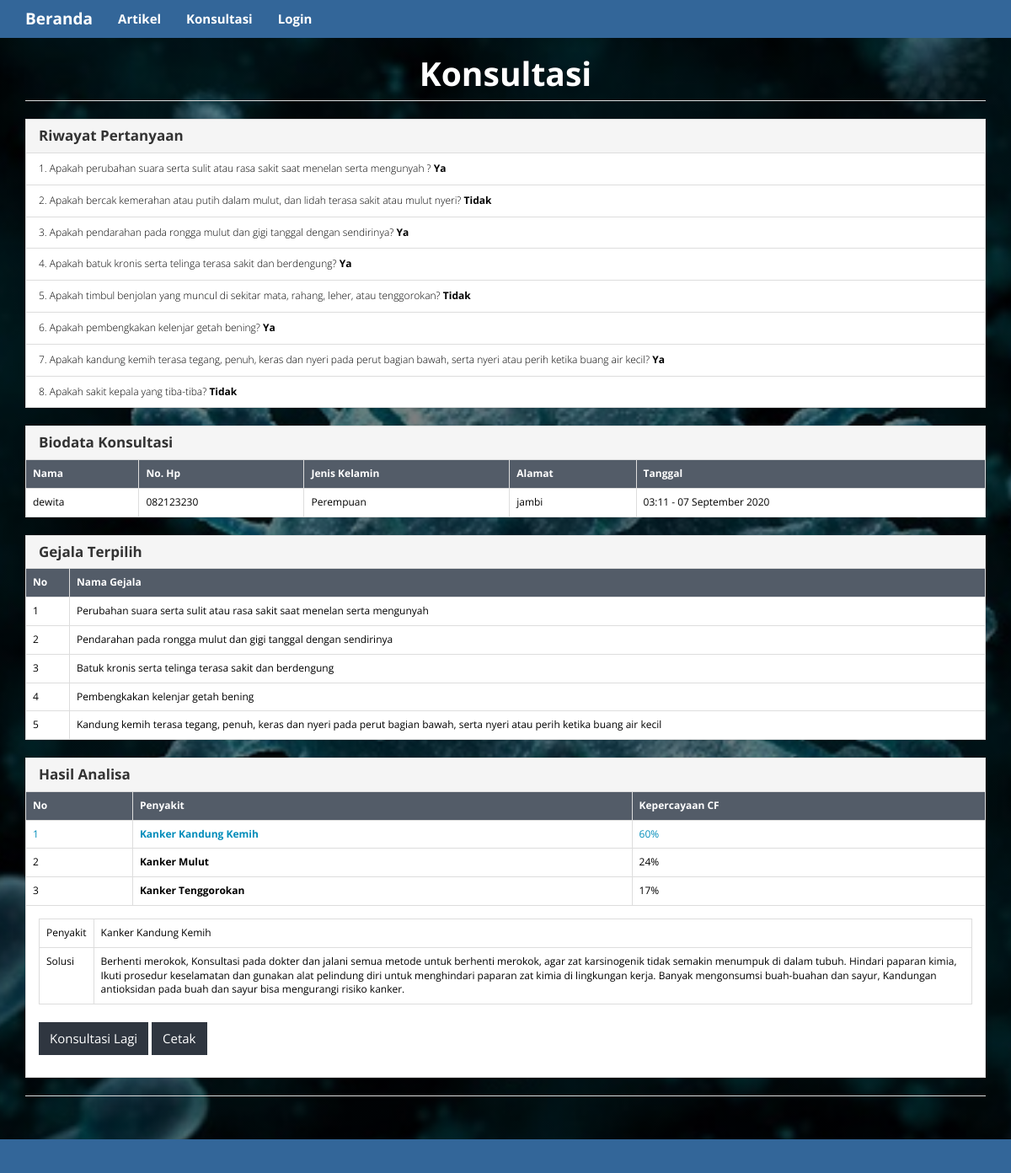
The page /index.php?m=konsultasi&success=1 on the database its author committed.
### tables this page shows
CREATE TABLE `tb_konsultasi` (
  `ID` int(11) NOT NULL,
  `kode_gejala` varchar(16) DEFAULT NULL,
  `jawaban` varchar(6) DEFAULT 'Tidak'
);

CREATE TABLE `tb_gejala` (
  `kode_gejala` varchar(16) NOT NULL,
  `nama_gejala` varchar(255) DEFAULT NULL,
  `keterangan` text
);

CREATE TABLE `tb_hasil` (
  `id` int(5) NOT NULL,
  `nik` varchar(16) NOT NULL,
  `nama` varchar(255) NOT NULL,
  `no_hp` varchar(255) NOT NULL,
  `jk` varchar(255) NOT NULL,
  `alamat` varchar(255) NOT NULL,
  `tgl` varchar(255) NOT NULL,
  `hasil_konsultasi` varchar(255) NOT NULL,
  `kepercayaan` varchar(255) NOT NULL
);

CREATE TABLE `tb_diagnosa` (
  `kode_diagnosa` varchar(16) NOT NULL,
  `nama_diagnosa` varchar(255) DEFAULT NULL,
  `solusi` text NOT NULL,
  `penyebab` text NOT NULL
);

### functions.php (called while the page is built, shortened)
<?php
$config["server"]='localhost';
$config["username"]='root';
$config["password"]='';
$config["database_name"]='dbwebsite1';
include'includes/db.php';
$db = new DB($config['server'], $config['username'], $config['password'], $config['database_name']);
$rows = $db->get_results("SELECT * FROM tb_diagnosa ORDER BY kode_diagnosa");
$DIAGNOSA = array();
foreach($rows as $row){
    $DIAGNOSA[$row->kode_diagnosa] = $row;
}

### includes/db.php (called while the page is built, shortened)
<?php
class DB{
    var $conn = null;
    public function __construct($host, $username, $passwd, $dbname){
        $this->conn = mysqli_connect($host, $username, $passwd, $dbname);
    }
    public function query($sql){
        $query = mysqli_query($this->conn, $sql) or die('<pre>Error mysqli_query: ' . mysqli_error($this->conn) . '<br />' . $sql . '</pre>');
        return $query;
    }
    public function get_results($sql){
        $query = $this->query($sql);
        $arr = array();
        while($row = mysqli_fetch_object($query)){
            $arr[] = $row;
        }
        return $arr;
    }
}

### konsultasi.php (the view, shortened to what this page needs)
<?php
$success = @$_GET['success'];
?>
<!DOCTYPE html>
<html lang="en">
  <head>
    <link href="assets/css/yeti-bootstrap.min.css" rel="stylesheet"/>
    <link href="assets/css/general.css" rel="stylesheet"/>
    <link href="assets/css/select2.min.css" rel="stylesheet"/>
  </head>
  <body class="dark hi" >
<div class="page-header">
    <h1 align="center"><b>Konsultasi</b></h1>
</div>
<?php if($success) :?>
<div class="panel panel-default">
    <div class="panel-heading">
        <h3 class="panel-title"><b>Riwayat Pertanyaan</b></h3>
    </div>
    <div class="list-group">
        <?php
        $rows = $db->get_results("SELECT * FROM tb_konsultasi k INNER JOIN tb_gejala g ON g.kode_gejala=k.kode_gejala");
        foreach($rows as $row):?>
        <div class="list-group-item"><?=$row->ID?>. Apakah <?=strtolower($row->nama_gejala)?>? <strong><?=$row->jawaban?></strong></div>
        <?php endforeach?>
    </div>
</div>
<?php include'konsultasi_hasil.php';
endif?>
</body></html>

### konsultasi_hasil.php (shortened to what this page needs)
<?php
$rows = $db->get_results("SELECT * FROM tb_gejala WHERE kode_gejala IN (SELECT kode_gejala FROM tb_konsultasi WHERE jawaban='Ya')");
if( !$rows ) :
    print_msg('Belum ada gejala terpilih!', 'warning');
    echo '<p><a class="btn btn-primary" href="aksi.php?m=konsultasi&act=new"><span class="glyphicon glyphicon-refresh"></span> Konsultasi Lagi</a></p>';
else:
?>
<div class="panel panel-default">
    <div class="panel-heading">
        <h3 class="panel-title"><b>Biodata Konsultasi</b></h3>
    </div>
    <table class="table table-bordered table-hover">
    <thead>
          <tr style="background-color: #535c68; color: #fff;">
                <th>Nama</th>
                <th>No. Hp</th>
                <th>Jenis Kelamin</th>
                <th>Alamat</th>
                <th>Tanggal</th>
            </tr></thead>
            <?php
            $rowss = $db->get_results("SELECT * FROM tb_hasil  order by id desc limit 1");
            foreach($rowss as $rowd):?>
            <tr>
                <td><?=$rowd->nama ?></td>
                <td><?=$rowd->no_hp?></td>
                <td><?=$rowd->jk?></td>
                <td><?=$rowd->alamat?></td>
                <td><?=$rowd->tgl?></td>
            </tr>
            <?php endforeach;?>
        </table>
    </div>
<div class="panel panel-default">
    <div class="panel-heading">
        <h3 class="panel-title"><b>Gejala Terpilih</b></h3>
    </div>
    <table class="table table-bordered table-hover">
    <thead>
        <tr style="background-color: #535c68; color: #fff;">
            <th>No</th>
            <th>Nama Gejala</th>
        </tr>
    </thead>
    <?php
    $no=1;
    foreach($rows as $row):?>
    <tr>
        <td><?=$no++?></td>
        <td><?=$row->nama_gejala?></td>
    </tr>
    <?php endforeach;
    ?>
    </table>
</div>
<?php
$rows = $db->get_results("SELECT *
    FROM tb_relasi r INNER JOIN tb_diagnosa d ON d.kode_diagnosa = r.kode_diagnosa
    WHERE r.kode_gejala IN (SELECT kode_gejala FROM tb_konsultasi WHERE jawaban='Ya') ORDER BY r.kode_diagnosa, r.kode_gejala");
foreach($rows as $row){
   @$diagnosa[$row->kode_diagnosa]['mb'] = $diagnosa[$row->kode_diagnosa]['mb'] + $row->mb * (1 - $diagnosa[$row->kode_diagnosa]['mb']);
    @$diagnosa[$row->kode_diagnosa]['md'] = $diagnosa[$row->kode_diagnosa]['md'] + $row->md * (1 - $diagnosa[$row->kode_diagnosa]['md']);
    @$diagnosa[$row->kode_diagnosa]['cf'] = $diagnosa[$row->kode_diagnosa]['mb'] -  $diagnosa[$row->kode_diagnosa]['md'];
}
?>
<div class="panel panel-default">
    <div class="panel-heading">
        <h3 class="panel-title"><b>Hasil Analisa</b></h3>
    </div>
    <table class="table table-bordered table-hover ">
    <thead>
        <tr style="background-color: #535c68; color: #fff;">
            <th>No</th>
            <th>Penyakit</th>
            <th>Kepercayaan CF</th>
        </tr>
    </thead>
    <?php
    $no=1;
    function ranking($array){
        $new_arr = array();
        foreach($array as $key => $value) {
            $new_arr[$key] = $value['cf'];
        }
        arsort($new_arr);
                $result = array();
        foreach($new_arr as $key => $value){
            @$result[$key] = ++$no;
        }
        return $result;
    }
         $rank = ranking($diagnosa);
    foreach($rank as $key => $value):?>
    <tr class="<?=($value==1) ? 'text-primary' : ''?>">
        <td><?=$no++?></td>
        <td><b><?=$DIAGNOSA[$key]->nama_diagnosa?></b></td>
        <td><?=round($diagnosa[$key]['cf'] * 100)?>%</td>
    </tr>
    <?php endforeach;
    reset($rank);
    ?>
    </table>
    <div class="panel-body">
        <table class="table table-bordered">
            <tr>
                <td>Penyakit</td>
                <td><?=$DIAGNOSA[key($rank)]->nama_diagnosa?></td>
            </tr>
            <tr>
                <td>Solusi</td>
                <td><?=$DIAGNOSA[key($rank)]->solusi?></td>
            </tr>
        </table>
                <p>
            <a class="btn edit" href="index.php?"><span class=""></span> Konsultasi Lagi</a>
            <a class="btn edit" href="cetak.php?m=konsultasi" target="_blank"><span class=""></span> Cetak</a>
        </p>
    </div>
</div>
<?php endif;?>
<div class="page-header">
    <?php
    require_once 'functions.php';
    ?>

### assets/css/general.css (style rules this page uses)
html { position: relative; min-height: 100%; }
body { margin-bottom: 70px; }
.page-header { margin-top: 0; padding-bottom: 0; }
.page-header h1 { margin-top: 0; }

### index.php (style rules this page uses)
.hi { background-image: linear-gradient(rgba(0, 0, 0, 0.5),rgba(0, 0, 0, 0.5)), url('back1.jpg'); background-size: cover; background-position: center center; background-repeat: no-repeat; background-attachment: fixed; }
.dark { background-color: #000; color: #fff; }
.edit { background-color: #3498db; color: #fff; }
.edit { background-color: #2f3640; }

### konsultasi.php (style rules this page uses)
.hi { background-image: linear-gradient(rgba(0, 0, 0, 0.5),rgba(0, 0, 0, 0.5)), url('back1.jpg'); background-size: cover; background-position: center center; background-repeat: no-repeat; background-attachment: fixed; }
.dark { background-color: #000; color: #000; }
.page-header { color: #fff; }
.edit { background-color: #2f3640; }

### rows shown on the page
tb_konsultasi: ID "1", kode_gejala.nama_gejala "perubahan suara serta sulit atau rasa sakit saat menelan serta mengunyah", jawaban "Ya"
tb_konsultasi: ID "2", kode_gejala.nama_gejala "bercak kemerahan atau putih dalam mulut, dan lidah terasa sakit atau mulut nyeri", jawaban "Tidak"
tb_konsultasi: ID "3", kode_gejala.nama_gejala "pendarahan pada rongga mulut dan gigi tanggal dengan sendirinya", jawaban "Ya"
tb_konsultasi: ID "4", kode_gejala.nama_gejala "batuk kronis serta telinga terasa sakit dan berdengung", jawaban "Ya"
tb_konsultasi: ID "5", kode_gejala.nama_gejala "timbul benjolan yang muncul di sekitar mata, rahang, leher, atau tenggorokan", jawaban "Tidak"
tb_konsultasi: ID "6", kode_gejala.nama_gejala "pembengkakan kelenjar getah bening", jawaban "Ya"
tb_konsultasi: ID "7", kode_gejala.nama_gejala "kandung kemih terasa tegang, penuh, keras dan nyeri pada perut bagian bawah, serta nyeri atau perih ketika buang air kecil", jawaban "Ya"
tb_konsultasi: ID "8", kode_gejala.nama_gejala "sakit kepala yang tiba-tiba", jawaban "Tidak"
tb_hasil: nama "dewita", no_hp "082123230", jk "Perempuan", alamat "jambi", tgl "03:11 - 07 September 2020"
tb_gejala: nama_gejala "Perubahan suara serta sulit atau rasa sakit saat menelan serta mengunyah"
tb_gejala: nama_gejala "Pendarahan pada rongga mulut dan gigi tanggal dengan sendirinya"
tb_gejala: nama_gejala "Batuk kronis serta telinga terasa sakit dan berdengung"
tb_gejala: nama_gejala "Pembengkakan kelenjar getah bening"
tb_gejala: nama_gejala "Kandung kemih terasa tegang, penuh, keras dan nyeri pada perut bagian bawah, serta nyeri atau perih ketika buang air kecil"
tb_diagnosa: nama_diagnosa "Kanker Kandung Kemih", cf "60", solusi "Berhenti merokok, Konsultasi pada dokter dan jalani semua metode untuk berhenti merokok, agar zat karsinogenik tidak semakin menumpuk di dalam tubuh. Hindari paparan kimia, Ikuti prosedur keselamatan dan gunakan alat pelindung diri untuk menghindari paparan zat kimia di lingkungan kerja. Banyak mengonsumsi buah-buahan dan sayur, Kandungan antioksidan pada buah dan sayur bisa mengurangi risiko kanker."
tb_diagnosa: nama_diagnosa "Kanker Mulut", cf "24"
tb_diagnosa: nama_diagnosa "Kanker Tenggorokan", cf "17"
